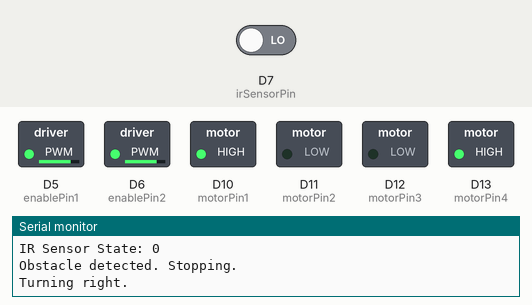
This sketch was run on a simulated Arduino MKR. Parts: switched loads named in the sketch (green lamp = pin HIGH), the last lines printed to the serial monitor. Dashed ring = blinking. Inputs (shaded band) come from the test bench; at power-on: D7 (irSensorPin) LOW.

Above: at 5.0 s.
5.1 s: D7 (irSensorPin) driven HIGH
At 6.8 s:
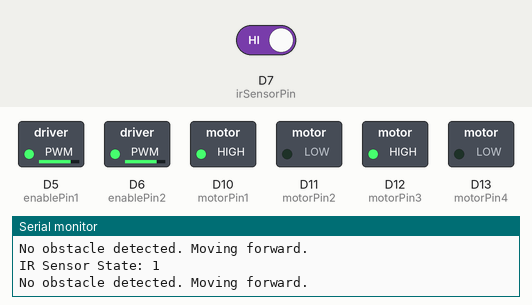
7.9 s: D7 (irSensorPin) driven LOW
At 8.2 s:
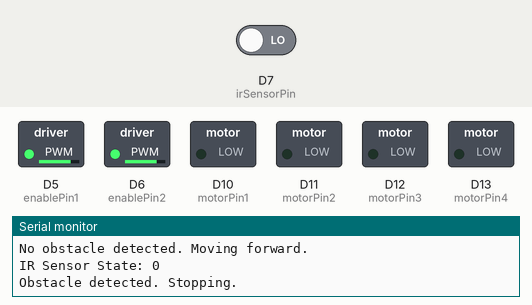
Timing chart, 0 to 20.1 s (numbered marks = the images above; inputs shaded):
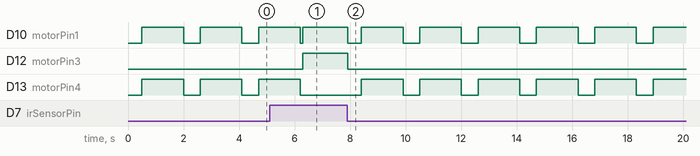

The sketch:

obstacle.ino
```cpp
// Define motor driver pins
const int motorPin1 = 10; // IN1 on the L293D
const int motorPin2 = 11; // IN2 on the L293D
const int motorPin3 = 12; // IN3 on the L293D
const int motorPin4 = 13; // IN4 on the L293D
const int enablePin1 = 5;  // Enable 1 on the L293D
const int enablePin2 = 6;  // Enable 2 on the L293D

// Define IR sensor pin
const int irSensorPin = 7;

// Variable to store IR sensor state
int irSensorState = 0;


void setup() {
  // Set motor pins as output
  pinMode(motorPin1, OUTPUT);
  pinMode(motorPin2, OUTPUT);
  pinMode(motorPin3, OUTPUT);
  pinMode(motorPin4, OUTPUT);
  pinMode(enablePin1, OUTPUT);
  pinMode(enablePin2, OUTPUT);

  // Set IR sensor pin as input
  pinMode(irSensorPin, INPUT);

  // Initialize LED matrix


  // Initialize serial communication (for debugging)
  Serial.begin(9600);

  // Set initial motor speed to a moderate value
  analogWrite(enablePin1, 200); // Set speed for motor A
  analogWrite(enablePin2, 200); // Set speed for motor B
}

void loop() {
  // Read the state of the IR sensor
  irSensorState = digitalRead(irSensorPin);

  // Print IR sensor state to the Serial Monitor
  Serial.print("IR Sensor State: ");
  Serial.println(irSensorState);


  if (irSensorState == HIGH) {
    // No obstacle detected, move forward
    Serial.println("No obstacle detected. Moving forward.");
    moveForward();
  } else {
    // Obstacle detected, stop and turn right
    Serial.println("Obstacle detected. Stopping.");
    stopCar();
    delay(500); // Short delay before turning
    Serial.println("Turning right.");
    turnRight();
    delay(1500); // Turn for 1.5 seconds
    Serial.println("Stopping after turn.");
    stopCar();
  }

  delay(100); // Add a small delay for stability
}

void moveForward() {
  digitalWrite(motorPin1, HIGH);
  digitalWrite(motorPin2, LOW);
  digitalWrite(motorPin3, HIGH);
  digitalWrite(motorPin4, LOW);
}

void stopCar() {
  digitalWrite(motorPin1, LOW);
  digitalWrite(motorPin2, LOW);
  digitalWrite(motorPin3, LOW);
  digitalWrite(motorPin4, LOW);
}

void turnRight() {
  digitalWrite(motorPin1, HIGH);
  digitalWrite(motorPin2, LOW);
  digitalWrite(motorPin3, LOW);
  digitalWrite(motorPin4, HIGH);
}
```

Measured:
- after the input at 5.1 s, D12 (motorPin3): LOW → HIGH after 1.2 s; D13 (motorPin4): goes on until 6.2 s, then stays LOW
- after the input at 7.9 s, D10 (motorPin1): alternates HIGH for 1.5 s and LOW for 0.60 s, starting at once; D12 (motorPin3): HIGH → LOW at once; D13 (motorPin4): alternates HIGH for 1.5 s and LOW for 0.60 s, starting after 0.51 s
- by itself, D10 (motorPin1), D13 (motorPin4): alternates HIGH for 1.5 s and LOW for 0.60 s
